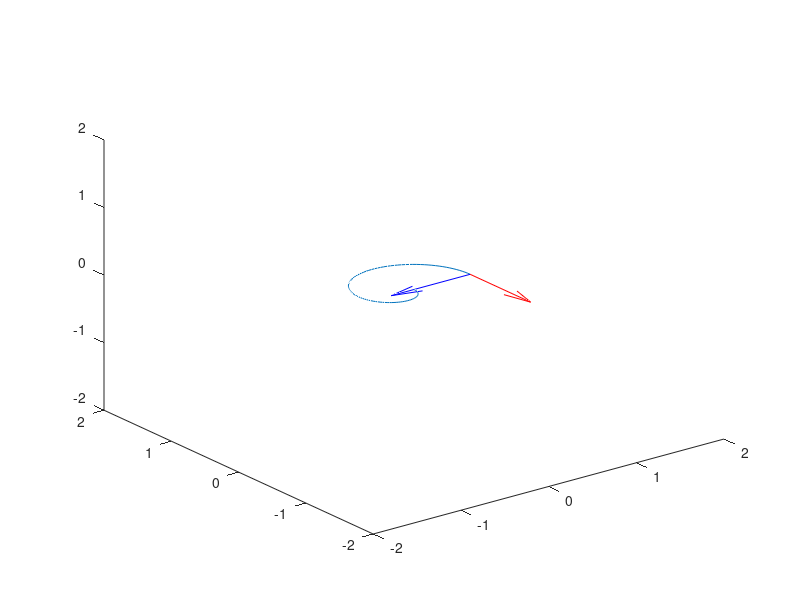

This chart was generated by the following MATLAB code:
u = linspace(0,5*pi,100); % define a set of evenly spaced points between 0 and 2*pi
r = [(-0.8E0).*(0.6E0+(0.4E0+(-1).*cos(u.*0.2)).*cos(u.*0.2));0.8E0.*(0.4E0+(-1).*cos(u.*0.2)).*sin(u.*0.2);0*u.*0.2];% define the position vector
That = [(0.32E0+(-0.16E1).*cos(u.*0.2)).*(0.7424E0+(-0.512E0).*cos(u.*0.2)).^(-1/2) .*sin(u.*0.2);(0.7424E0+(-0.512E0).*cos(u.*0.2)).^(-1/2).*(0.32E0.*cos(u.*0.2)+(-0.8E0).*cos(u.*0.2).^2+0.8E0.*sin(u.*0.2).^2);0*u.*0.2];
Na = cos(0.14E1+u.*0.2).*((-0.278091E1).*cos(0.14E1+u.*0.2).*cos(0.371E1+ 0.265E1.*u.*0.2)+(-0.10494E1).*sin(0.14E1+u.*0.2).*sin(0.371E1+0.265E1.*u.*0.2)).*(cos(0.14E1+u.*0.2).^4.*(0.773346E1.*cos(0.371E1+0.265E1.*u.*0.2).^2+(-0.217626E-15).*sin(0.14E1+u.*0.2).^2)+0.868932E1.*cos(0.14E1+u.*0.2).^2.*cos(0.371E1+0.265E1.*u.*0.2).^2.*sin(0.371E1+0.265E1.*u.*0.2).^2+0.27531E0.*sin(0.28E1+2.*u.*0.2).^2.*sin(0.371E1+0.265E1.*u.*0.2).^2+(0.174101E-14.*cos(0.371E1+0.265E1.*u.*0.2).^2+0.123735E1.*sin(0.14E1+u.*0.2).^2).*sin(0.371E1+0.265E1.*u.*0.2).^4+0.364786E0.*csc(0.14E1+u.*0.2).^2.*sin(0.28E1+2.*u.*0.2).^3.*sin(0.742E1+0.53E1.*u.*0.2)+0.163949E1.*sin(0.28E1+2.*u.*0.2).*sin(0.371E1+0.265E1.*u.*0.2).^2.*sin(0.742E1+0.53E1.*u.*0.2)).^(-1/2);
Nb = sin(0.371E1+0.265E1.*u.*0.2).*(0.294776E1.*cos(0.14E1+u.*0.2).*cos(0.371E1+0.265E1.*u.*0.2)+0.111236E1.*sin(0.14E1+u.*0.2).*sin(0.371E1+0.265E1.*u.*0.2)).*(cos(0.14E1+u.*0.2).^4.*(0.773346E1.*cos(0.371E1+0.265E1.*u.*0.2).^2+(-0.217626E-15).*sin(0.14E1+u.*0.2).^2)+0.868932E1.*cos(0.14E1+u.*0.2).^2.*cos(0.371E1+0.265E1.*u.*0.2).^2.*sin(0.371E1+0.265E1.*u.*0.2).^2+0.27531E0.*sin(0.28E1+2.*u.*0.2).^2.*sin(0.371E1+0.265E1.*u.*0.2).^2+(0.174101E-14.* cos(0.371E1+0.265E1.*u.*0.2).^2+0.123735E1.*sin(0.14E1+u.*0.2).^2).*sin(0.371E1+0.265E1.*u.*0.2).^4+0.364786E0.*csc(0.14E1+u.*0.2).^2.*sin(0.28E1+2.*u.*0.2).^3.*sin(0.742E1+0.53E1.*u.*0.2)+0.163949E1.*sin(0.28E1+2.*u.*0.2).*sin(0.371E1+0.265E1.*u.*0.2).^2.*sin(0.742E1+0.53E1.*u.*0.2)).^(-1/2);
Nc = zeros(1,100);
Nhat = [((-0.264E1).*cos(u.*0.2).^2+0.16E1.*cos(u.*0.2).^3+0.216E1.*sin(u.*0.2).^2+cos(u.*0.2).*(0.464E0+(-0.8E0).*sin(u.*0.2).^2)).*(0.83209E1+0.555112E-16.*cos(u.*0.2).^5+(-0.381639E-16).*cos(u.*0.2).^6+(-0.29088E1).*sin(u.*0.2).^2+0.572459E-15.*cos(u.*0.2).^4.*sin(u.*0.2).^2+0.381639E-16.*sin(u.*0.2).^6+cos(u.*0.2).^3.*((-0.288E0)+(-0.555112E-15).*sin(u.*0.2).^2)+cos(u.*0.2).^2.*(0.29088E1+(-0.572459E-15).*sin(u.*0.2).^4)+cos(u.*0.2).*((-0.106099E2)+0.864E0.*sin(u.*0.2).^2+0.277556E-15.*sin(u.*0.2).^4)).^(-1/2);(-0.4E0).*sin(u.*0.2).*(0.116E1+(-0.12E2).*cos(u.*0.2)+0.7E1.*cos(u.*0.2).^2+0.1E1.*sin(u.*0.2).^2).*(0.83209E1+0.555112E-16.*cos(u.*0.2).^5+(-0.381639E-16).*cos(u.*0.2).^6+(-0.29088E1).*sin(u.*0.2).^2+0.572459E-15.*cos(u.*0.2).^4.*sin(u.*0.2).^2+0.381639E-16.*sin(u.*0.2).^6+cos(u.*0.2).^3.*((-0.288E0)+(-0.555112E-15).*sin(u.*0.2).^2)+cos(u.*0.2).^2.*(0.29088E1+(-0.572459E-15).*sin(u.*0.2).^4)+cos(u.*0.2).*((-0.106099E2)+0.864E0.*sin(u.*0.2).^2+0.277556E-15.*sin(u.*0.2).^4)).^(-1/2);0*u.*0.2];

for n = 1:length(u)% loop through each of the points
    plot3(r(1,:),r(2,:),r(3,:)), axis([-2 2 -2 2 -2 2]),hold on % plot the entire curve
    quiver3(r(1,n),r(2,n),r(3,n),That(1,n),That(2,n),That(3,n),'r') % plot the unit tangent
    quiver3(r(1,n),r(2,n),r(3,n),Nhat(1,n),Nhat(2,n),Nhat(3,n),'b') % plot the unit normal
    %quiver3(r(1,n),r(2,n),r(3,n),Bhat(1,n),Bhat(2,n),Bhat(3,n),'g'), 
    hold off % plot the unit binormal
    drawnow % force the graphic to update as it goes
end

